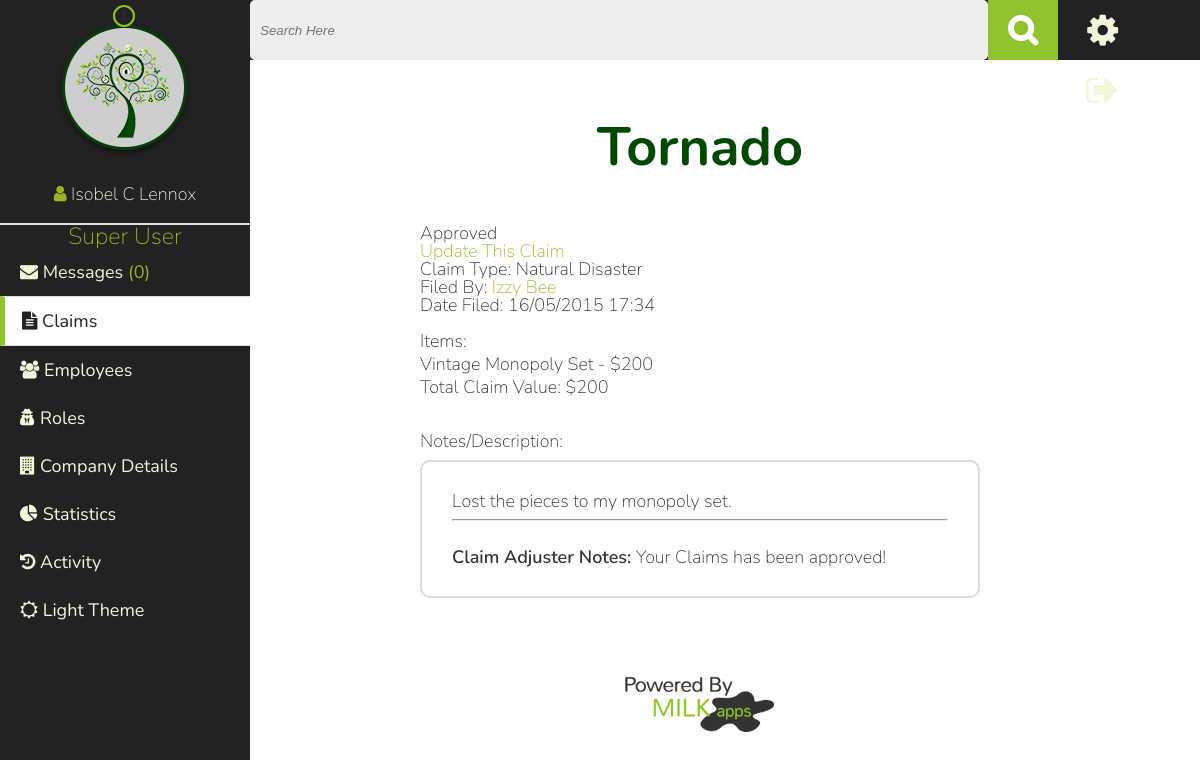
The page /claim_details.php?id=9 (signed in) on the database its author committed.
### tables this page shows
CREATE TABLE IF NOT EXISTS `company_details` (
  `id` int(11) NOT NULL,
  `logo` varchar(60) DEFAULT NULL,
  `name` varchar(60) NOT NULL,
  `address` varchar(60) NOT NULL,
  `city` varchar(60) NOT NULL,
  `state` varchar(20) NOT NULL,
  `zip` varchar(10) NOT NULL,
  `phone` varchar(20) NOT NULL,
  `content` varchar(500) NOT NULL
);

CREATE TABLE IF NOT EXISTS `roles` (
  `id` int(11) NOT NULL,
  `name` varchar(60) NOT NULL
);

CREATE TABLE IF NOT EXISTS `claims` (
  `id` int(11) NOT NULL,
  `status_id` int(7) NOT NULL,
  `datetime` varchar(60) NOT NULL,
  `title` varchar(60) NOT NULL,
  `notes` varchar(999) NOT NULL,
  `claim_type` int(7) NOT NULL,
  `user_id` int(7) NOT NULL,
  `updated` varchar(10) NOT NULL,
  `hidden` int(1) NOT NULL
);

CREATE TABLE IF NOT EXISTS `status_types` (
  `id` int(11) NOT NULL,
  `name` varchar(60) NOT NULL
);

CREATE TABLE IF NOT EXISTS `claim_types` (
  `id` int(11) NOT NULL,
  `name` varchar(30) NOT NULL
);

CREATE TABLE IF NOT EXISTS `users` (
  `id` int(11) NOT NULL,
  `is_employee` int(1) NOT NULL,
  `role` int(7) NOT NULL,
  `is_verified` int(1) NOT NULL,
  `email` varchar(100) NOT NULL,
  `password` varchar(60) NOT NULL,
  `first_name` varchar(60) NOT NULL,
  `last_name` varchar(60) NOT NULL,
  `address` varchar(150) NOT NULL,
  `city` varchar(60) NOT NULL,
  `state` int(7) NOT NULL,
  `zip` varchar(10) NOT NULL,
  `phone` varchar(20) NOT NULL,
  `theme` int(1) NOT NULL,
  `policy_number` varchar(150) NOT NULL,
  `profile_content` varchar(500) NOT NULL,
  `avatar` varchar(200) NOT NULL,
  `account_disabled` int(1) NOT NULL
);

CREATE TABLE IF NOT EXISTS `items` (
  `id` int(11) NOT NULL,
  `user_id` int(7) DEFAULT NULL,
  `category` int(7) DEFAULT NULL,
  `room_id` int(7) DEFAULT NULL,
  `name` varchar(60) DEFAULT NULL,
  `purchase_date` varchar(60) DEFAULT NULL,
  `purchase_price` varchar(20) DEFAULT NULL,
  `declared_value` varchar(60) DEFAULT NULL,
  `notes` varchar(999) DEFAULT NULL,
  `upload_date` varchar(20) DEFAULT NULL,
  `updated` varchar(20) DEFAULT NULL,
  `in_trash` int(2) DEFAULT NULL
);

### inc/functions.php (called while the page is built, shortened)
<?php ob_start();
function find_user_by_id($user_id) {
    global $connection;
    $safe_user_id = mysqli_real_escape_string($connection, $user_id);
    $query  = "SELECT * ";
    $query .= "FROM users ";
    $query .= "WHERE id = {$safe_user_id} ";
    $query .= "LIMIT 1";
    $user_set = mysqli_query($connection, $query);
    if($user = mysqli_fetch_assoc($user_set)) {
        return $user;
    } else {
        return null;
    }
}
?>

### claim_details.php (the view, shortened to what this page needs)
<?php
$current_page="claims";
include("inc/header.php"); ?>
<?php
if(isset($_GET['id'])){
    $query  = "SELECT * FROM claims WHERE id={$_GET['id']}";
    $result = mysqli_query($connection, $query);
    if($result){
        foreach($result as $show){
              if($_SESSION['is_employee']==1 || $show['user_id']===$_SESSION['user_id'] ){
                    $type_query  = "SELECT * FROM claim_types WHERE id={$show['claim_type']}";
                    $type_result = mysqli_query($connection, $type_query);
                    if($type_result){
                        $type_array=mysqli_fetch_assoc($type_result);
                        $claim_type=$type_array['name'];
                    }
                   echo "<h1>".$show['title']."</h1>";
                    $status_query  = "SELECT * FROM status_types WHERE id={$show['status_id']}";
                    $status_result = mysqli_query($connection, $status_query);
                    if($status_result){
                        $status_array=mysqli_fetch_assoc($status_result);
                        $status=$status_array['name'];
                    }
                    if($_SESSION['is_employee']==1){
                        echo $status;
                     foreach($_SESSION['permissions'] as $key => $val){
                        if($val==4){
                           $permission=1;
                            }
                        }
                        if($permission==1){
                        echo "<br/><a href=\"update_claim.php?id=".$_GET['id']."\">Update This Claim</a><br/>";
                        }
                    }
            echo "Claim Type: ".$claim_type."<br/>";
            $user=find_user_by_id($show['user_id']);
            $username=$user['first_name']." ".$user['last_name'];
            echo "Filed By: <a href=\"profile.php?user=".$user['id']."\">".$username."</a><br/>";
            echo "Date Filed: ".$show['datetime']."<br/><br/>";
            echo "Items: <ul>";
            $item_query  = "SELECT * FROM claim_items WHERE claim_id={$show['id']}";
            $item_result = mysqli_query($connection, $item_query);
                  $total_value=0;
            foreach($item_result as $item){
                  $itemname_query  = "SELECT * FROM items WHERE id={$item['item_id']}";
                  $itemname_result = mysqli_query($connection, $itemname_query);
                  foreach($itemname_result as $itemname){
                        $dollar= strtok($itemname['declared_value'], '.');
                        $value=preg_replace("/[^0-9]/","",$dollar);
                        echo "<li> <a href=\"item_details.php?id=".$itemname['id']."\">".$itemname['name']."</a> - $".$value."</li>";
                        $total_value=$total_value+$value;
                    }
            }
                  echo "Total Claim Value: $".$total_value;
            echo "</ul>";
            echo "<br/><br/>";
            echo "Notes/Description: <div class=\"notes_container\">".$show['notes']."</div><br/>";
    }else{
        echo "Oops! It looks like you do not have permission to be here";
     }
        }
     }
}else{
    echo "This claim does not exist!";
}
 ?>
<?php include("inc/footer.php"); ?>

### inc/header.php (shortened to what this page needs)
<?php require_once("inc/session.php");
require_once("inc/functions.php");
?>
<!DOCTYPE html>
<html>
    <head>
        <?php if(isset($_SESSION['theme'])){
        if($_SESSION['theme']==1){
                     ?>
                    <link rel="stylesheet" href="css/style.css">
                    <link rel="stylesheet" href="css/dark-theme.css">
            <?php  }else{
                      ?>
                    <link rel="stylesheet" href="css/style.css">
            <?php   }
        }else{ ?>
            <link rel="stylesheet" href="css/style.css">
        <?php } ?>
        <link rel="stylesheet" href="//maxcdn.bootstrapcdn.com/font-awesome/4.3.0/css/font-awesome.min.css">
    </head>
<body>
<nav>
  <div class= 'logo_user'>
    <?php
        $logo_query="SELECT * FROM company_details";
        $logo_found=mysqli_query($connection, $logo_query);;
        if($logo_found){
            $details=mysqli_fetch_assoc($logo_found);
            $logo=$details['logo'];
        }else{
            $logo="img/under_my_roof_sm.png";
        }
        ?>
    <a href="index.php"><img src="<?php echo $logo; ?>" alt="Greenwell Bank Logo"></a><br>
    <i class="fa fa-user"> </i> <a title="Your Profile" href="profile.php"><?php echo $_SESSION['username']; ?></a>
  </div>
<?php
if($_SESSION['is_employee']==0){
         ?>
        <ul>
         <?php
                if(!isset($current_page) || $current_page=="dashboard"){
                    echo "<li class=\"current_page\"><a href=\"index.php\"><i class=\"fa fa-tachometer\"></i> Dashboard</a></li>";
                }else{
                   echo " <li><a href=\"index.php\"><i class=\"fa fa-tachometer\"></i> Dashboard</a></li>";
                }
            ?>
                <?php
                if(isset($current_page) && $current_page=="inventory"){
                    echo "<li class=\"current_page\"><a href='inventory.php'><i class=\"fa fa-cubes\"></i> Inventory</a>";
                    echo "<ul>";
                    if(isset($sub_page)&&($sub_page == "add_item")) {
                      echo "<li class=\"sub_page\"><a href='add_item.php'><i class=\"fa fa-plus\"></i> Add Item</a></li>";
                    } else {
                      echo "<li><a href=\"add_item.php\"><i class=\"fa fa-plus\"></i> Add Item</a></li>";
                    }
                    if(isset($sub_page)&&($sub_page == "view_rooms")) {
                      echo "<li class=\"sub_page\"><a href='rooms.php'><i class=\"fa fa-eye\"></i> View Rooms</a></li>";
                    } else {
                      echo "<li><a href='rooms.php'><i class=\"fa fa-eye\"></i> View Rooms</a></li>";
                    }
                    echo "</ul></li>";
                ?>
            <?php
                }else{
                   echo " <li><a href='inventory.php'><i class=\"fa fa-cubes\"></i> Inventory</a> ";
                     ?>
              <ul>
                <li><a href="add_item.php"><i class="fa fa-plus"></i> Add Item</a></li>
                <li><a href="rooms.php"><i class="fa fa-eye"></i> View Rooms</a></li>
              </ul> </li>
               <?php
                }
    if(isset($current_page) && $current_page=="claims"){  ?>
            <li class="current_page"><a href="claim_history.php"><i class="fa fa-folder-open"></i> Claims</a>
            <ul>
          <?php
              if(isset($sub_page)&&($sub_page == "file_claim")) {
                echo "<li class=\"sub_page\"><a href=\"file_new_claim.php\"><i class=\"fa fa-file-text\"></i> File Claim</a></li> ";
              } else {
                echo "<li><a href=\"file_new_claim.php\"><i class=\"fa fa-file-text\"></i> File Claim</a></li>";
              }?>
            </ul>
            </li>
<?php }else{
            $all_query  = "SELECT COUNT(*) as total FROM claims WHERE user_id={$_SESSION['user_id']} AND status_id=4";
            $all_result = mysqli_query($connection, $all_query);
            $data=mysqli_fetch_assoc($all_result);
        if($data['total']==0){ $claim_alert=""; $total_alerts=""; }else{ $claim_alert="claim_alert"; $total_alerts=$data['total']; }
          ?>
            <li class='alert_container'><a href="claim_history.php"><i class="fa fa-folder-open"></i> Claims</a> <div class="<?php echo $claim_alert; ?>"><?php echo $total_alerts; ?></div>
                <ul>
                 <li><a href="file_new_claim.php"><i class="fa fa-file-text"></i> File Claim</a></li>
                </ul>
            </li>
   <?php }
             if(isset($current_page) && $current_page=="activity"){ ?>
            <li class="current_page"><a href="activity.php"><i class="fa fa-history"></i> Activity</a></li>
            <?php }else{ ?>
             <li><a href="activity.php"><i class="fa fa-history"></i> Activity</a></li>
           <?php  }
            if(isset($current_page) && $current_page=="help"){?>
            <li class="current_page"><a href="help.php"><i class="fa fa-question"></i> Help</a></li>
             <?php }else{ ?>
              <li><a href="help.php"><i class="fa fa-question"></i> Help</a></li>
              <?php  } ?>
        </ul>
<?php }else{
     ?>
     <?php
    $role_query  = "SELECT * FROM roles WHERE id={$_SESSION['role']}";
    $role_result = mysqli_query($connection, $role_query);
    if($role_result){
        $role=mysqli_fetch_assoc($role_result);
        echo "<h4>".$role['name']."</h4>";
    }
    $claim_notification="SELECT COUNT(*) as total FROM claims WHERE status_id=0";
    $result=mysqli_query($connection, $claim_notification);
    $data=mysqli_fetch_assoc($result);
    $total= $data['total'];
   $role=0;
     foreach($_SESSION['permissions'] as $key => $val){
        if($val==3){
            $role++;
        }
    }  ?>
            <ul>
                   <?php
                    $message_query="SELECT COUNT(*) as messages FROM messages WHERE sent_to={$_SESSION['user_id']} AND viewed=0";
                    $message_found=mysqli_query($connection, $message_query);
                    $mes=mysqli_fetch_assoc($message_found);
                    $num_messg= $mes['messages'];
                    ?>
                <?php  if(isset($current_page) &&  $current_page=="messages"){ ?>
                        <li class="current_page"><a href="messages.php"><i class="fa fa-envelope"></i> Messages </a>(<?php echo $num_messg; ?>)</li>
              <?php  }else{ ?>
                      <li><a href="messages.php"><i class="fa fa-envelope"></i> Messages </a>(<?php echo $num_messg; ?>)</li>
             <?php   } ?>
                <?php
                      if(isset($current_page) && $current_page=="claims"){ ?>
                <li class="current_page"><a href="claims.php?pending"><i class="fa fa-file-text"></i> Claims </a><div class="claim_alert"><?php echo $total; ?></div></li>
              <?php  }else{ ?>
                <li><a href="claims.php?pending"><i class="fa fa-file-text"></i> Claims </a><div class="claim_alert"><?php echo $total; ?></div></li>
             <?php   } ?>
                <?php  if(isset($current_page) && $current_page=="employees"){ ?>
                        <li class="current_page"><a href="employees.php"><i class="fa fa-users"></i> Employees</a></li>
              <?php  }else{ ?>
                     <li><a href="employees.php"><i class="fa fa-users"></i> Employees</a></li>
             <?php   } ?>
                <?php  if(isset($current_page) && $current_page=="roles"){
                        if($role == 1){ ?>
                            <li class="current_page"><a href="roles.php"><i class="fa fa-user-secret"></i> Roles</a></li>
                        <?php }?>
              <?php  }else{
                        if($role == 1){ ?>
                <li><a href="roles.php"><i class="fa fa-user-secret"></i> Roles</a></li>
                <?php }?>
             <?php   } ?>
            <?php  if(isset($current_page) && $current_page=="company"){ ?>
                        <li class="current_page"><a href="company_details.php"><i class="fa fa-building"></i> Company Details</a></li>
              <?php  }else{ ?>
                      <li><a href="company_details.php"><i class="fa fa-building"></i> Company Details</a></li>
             <?php   } ?>
               <?php  if(!isset($current_page) || $current_page=="dashboard"){ ?>
                        <li class="current_page"><a href="index.php"><i class="fa fa-pie-chart"></i> Statistics</a></li>
              <?php  }else{ ?>
                  <li><a href="index.php"><i class="fa fa-pie-chart"></i> Statistics</a></li>
             <?php   } ?>
                <?php if(isset($current_page) && $current_page=="activity"){ ?>
                <li class="current_page"><a href="activity.php"><i class="fa fa-history"></i> Activity</a></li>
                    <?php }else{ ?>
                     <li><a href="activity.php" ><i class="fa fa-history"></i> Activity</a></li>
                   <?php  } ?>
            </ul>
<?php }  ?>
            <ul id="themes">
                 <?php if(isset($_SESSION['theme'])){
            if($_SESSION['theme']==1){
                  echo "<li><a href=\"edit.php?theme\"><i class=\"fa fa-sun-o\"></i> Light Theme</a></li>";
                    }else{
                    echo "<li><a href=\"edit.php?theme\"><i class=\"fa fa-moon-o\"></i> Dark Theme</a></li>";
                    }
                }else{
            echo "<li><a href=\"edit.php?theme\"><i class=\"fa fa-moon-o\"></i> Dark Theme</a></li>";
            }
        ?>
             </ul>
          </nav>
<header>
    <div class="search_container">
        <form class='search' action="search.php" method="POST">
          <input type="search" placeholder='Search Here' name="query" id="searchbar">
          <input type="submit" name="search" id="nav_search" value="&#xf002;">
      </form>
  </div>
    <div class="account_links">
        <div>
          <a title="Manage Account Settings" href="settings.php?user=<?php echo $_SESSION['user_id'] ?>"><i id="spinCog" class="fa fa-cog fa-2x"></i></a>
        </div>
        <div>
          <a title="Log Out" href="logout.php"><i class="fa fa-sign-out fa-2x"></i></a>
        </div>
    </div>
</header>
        <div class="clearfix" id="page">
              <div class="content_wrapper">

### rows shown on the page
company_details: logo (picture)
roles: name "Super User"
claims: title "Tornado", status_types.name "Approved", claim_types.name "Natural Disaster", user.last_name "Izzy Bee", datetime "16/05/2015 17:34", total_value "200", notes "Lost the pieces to my monopoly set. Claim Adjuster Notes: Your Claims has been approved!"
items: name "Vintage Monopoly Set", declared_value "200"

### other values the page prints
$_SESSION['username'] "Isobel C Lennox"
$num_messg "0"
